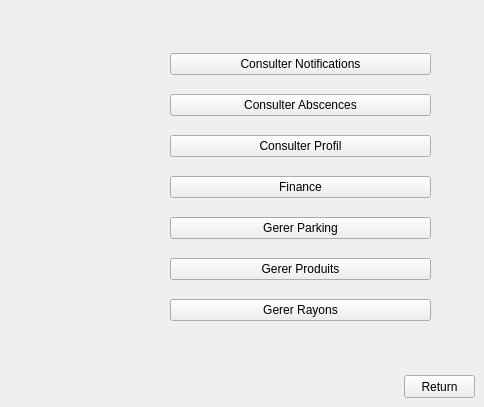
   <widget class="QWidget" name="page_8">
    <widget class="QWidget" name="layoutWidget">
     <property name="geometry">
      <rect>
       <x>170</x>
       <y>40</y>
       <width>261</width>
       <height>301</height>
      </rect>
     </property>
     <layout class="QVBoxLayout" name="verticalLayout">
      <item>
       <widget class="QPushButton" name="pushButton_19">
        <property name="text">
         <string>Consulter Notifications</string>
        </property>
       </widget>
      </item>
      <item>
       <widget class="QPushButton" name="pushButton_68">
        <property name="text">
         <string>Consulter Abscences</string>
        </property>
       </widget>
      </item>
      <item>
       <widget class="QPushButton" name="pushButton_69">
        <property name="text">
         <string>Consulter Profil</string>
        </property>
       </widget>
      </item>
      <item>
       <widget class="QPushButton" name="pushButton_30">
        <property name="text">
         <string>Finance</string>
        </property>
       </widget>
      </item>
      <item>
       <widget class="QPushButton" name="pushButton_22">
        <property name="text">
         <string>Gerer Parking</string>
        </property>
       </widget>
      </item>
      <item>
       <widget class="QPushButton" name="pushButton_23">
        <property name="text">
         <string>Gerer Produits</string>
        </property>
       </widget>
      </item>
      <item>
       <widget class="QPushButton" name="pushButton_24">
        <property name="text">
         <string>Gerer Rayons</string>
        </property>
       </widget>
      </item>
     </layout>
    </widget>
    <widget class="QPushButton" name="pushButton_57">
     <property name="geometry">
      <rect>
       <x>404</x>
       <y>375</y>
       <width>71</width>
       <height>23</height>
      </rect>
     </property>
     <property name="text">
      <string>Return</string>
     </property>
    </widget>
   </widget>
